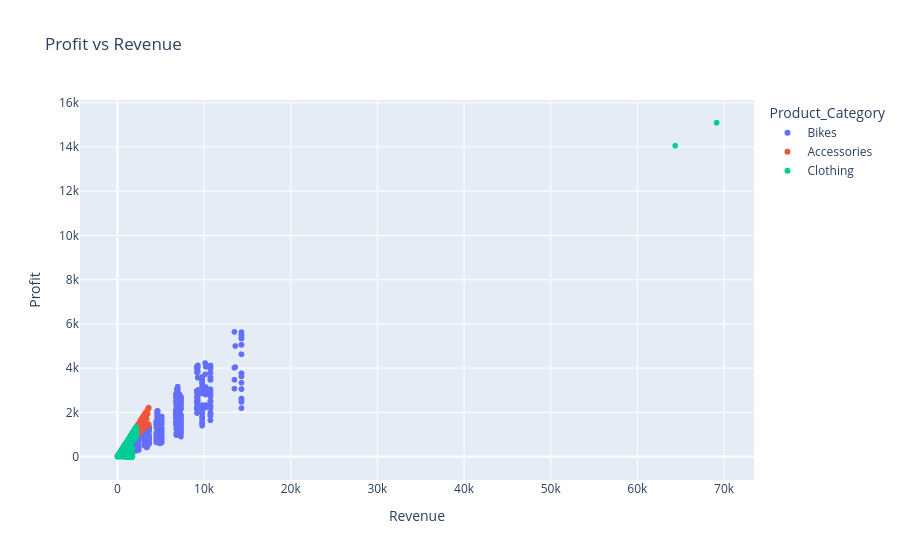

This figure's notebook cell:
### Code cell
fig = px.scatter(df,
                 x="Revenue",
                 y="Profit",
                 color="Product_Category",
                 title="Profit vs Revenue")
fig.show()

### Figure 1 — Plotly figure (JSON) as saved in the notebook; plotly's stock layout.template omitted (floating-point values rounded to 4 significant figures; data arrays with more than 128 entries replaced by an {"elided": "..."} marker saying what was removed)
{"data": [{"hovertemplate": "Product_Category=Bikes<br>Revenue=%{x}<br>Profit=%{y}<extra></extra>", "legendgroup": "Bikes", "marker": {"color": "#636efa", "symbol": "circle"}, "mode": "markers", "name": "Bikes", "showlegend": true, "type": "scattergl", "x": {"elided": "25982 int values"}, "xaxis": "x", "y": {"elided": "25982 int values"}, "yaxis": "y"}, {"hovertemplate": "Product_Category=Accessories<br>Revenue=%{x}<br>Profit=%{y}<extra></extra>", "legendgroup": "Accessories", "marker": {"color": "#EF553B", "symbol": "circle"}, "mode": "markers", "name": "Accessories", "showlegend": true, "type": "scattergl", "x": {"elided": "70120 int values"}, "xaxis": "x", "y": {"elided": "70120 int values"}, "yaxis": "y"}, {"hovertemplate": "Product_Category=Clothing<br>Revenue=%{x}<br>Profit=%{y}<extra></extra>", "legendgroup": "Clothing", "marker": {"color": "#00cc96", "symbol": "circle"}, "mode": "markers", "name": "Clothing", "showlegend": true, "type": "scattergl", "x": {"elided": "16934 int values"}, "xaxis": "x", "y": {"elided": "16934 int values"}, "yaxis": "y"}], "layout": {"legend": {"title": {"text": "Product_Category"}, "tracegroupgap": 0}, "title": {"text": "Profit vs Revenue"}, "xaxis": {"anchor": "y", "domain": [0, 1], "title": {"text": "Revenue"}}, "yaxis": {"anchor": "x", "domain": [0, 1], "title": {"text": "Profit"}}}}
